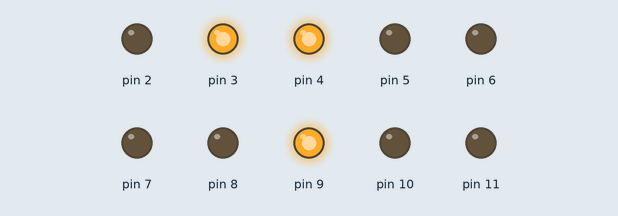
This sketch was run on a simulated Arduino Uno, built with avr-gcc and run on an emulated ATmega328P. On the bench: output pins drawn as LEDs (lit = HIGH).

Above: at 0.1 s.
At 60.1 s:
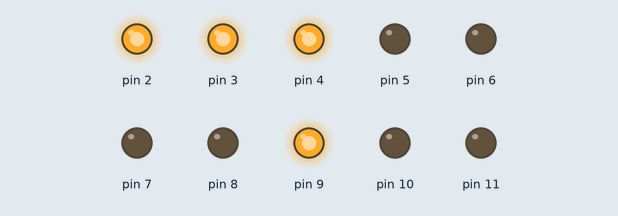
At 120.1 s:
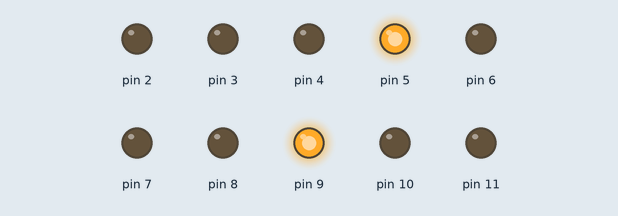
Timing chart, 0 to 121.6 s (numbered marks = the images above):
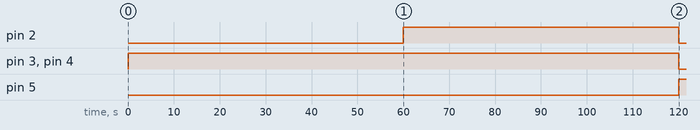

Measured:
- by itself, pin 2: LOW → HIGH at 60.0 s, → LOW 60.0 s later
- by itself, pin 3, pin 4: HIGH → LOW at 120 s
- by itself, pin 5: LOW → HIGH at 120 s

The sketch:

binary_clock.ino
```cpp
const long minInterval = 60000;
//const long minInterval = 1000;
const long hourInterval = 3600000;
//const long hourInterval = 1000;

const int minuteBin[6] = {1, 2, 4, 8, 16, 32};
const int hourBin[4] = {1, 2, 4, 8};

int hour = 2; // starting hour
int minute = 6; // starting minute

unsigned long previousMin = 0;
unsigned long previousHour = millis() - minute * 60000;

int led = 1;


void setMin() {
  int copy = minute;
  for (int i = 5; i >= 0; i--) {
    copy -= minuteBin[i];
    if (copy >= 0) {
      digitalWrite(i+2, HIGH);
    } else {
      digitalWrite(i+2, LOW);
      copy += minuteBin[i];
    }
  }
}

void setHour() {
  int hourCopy = hour;
  for (int i = 3; i >= 0; i--) {
    hourCopy -= hourBin[i];
    if (hourCopy >= 0) {
      digitalWrite(i+8, HIGH);
    } else {
      digitalWrite(i+8, LOW);
      hourCopy += hourBin[i];
    }
  }
}


void setup() {
//  Serial.begin(9600);
  for (int x = 2; x < 12; x++) {
    pinMode(x, OUTPUT);
  }
  setMin();
  setHour();
}


void loop() {
  unsigned long currentTime = millis();

  if (currentTime - previousMin > minInterval) {
    previousMin = currentTime;
    if (++minute > 59) {
      minute = 0;
    }
    setMin();
  }

  if (currentTime - previousHour > hourInterval) {
    previousHour = currentTime;
    if (++hour > 12) {
      hour = 1;
    }
    setHour();
  }
}
```
